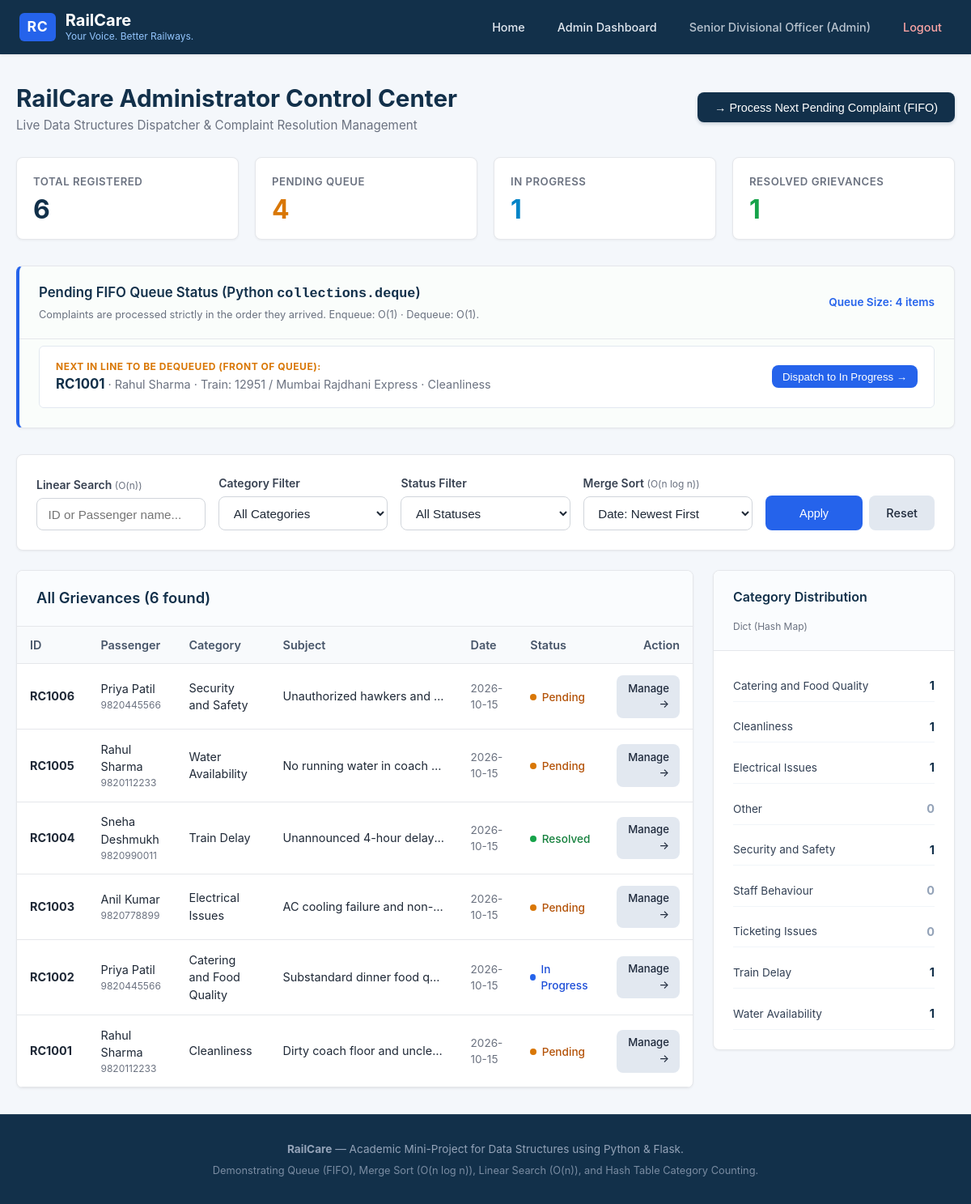
The page /admin/dashboard (signed in) on the database its author committed.
### tables this page shows
CREATE TABLE complaints (
        id INTEGER PRIMARY KEY AUTOINCREMENT,
        complaint_id TEXT UNIQUE NOT NULL,
        user_id INTEGER NOT NULL,
        train_number TEXT NOT NULL,
        pnr_number TEXT,
        journey_date DATE NOT NULL,
        category TEXT NOT NULL,
        subject TEXT NOT NULL,
        description TEXT NOT NULL,
        location TEXT,
        status TEXT NOT NULL CHECK(status IN ('Pending', 'In Progress', 'Resolved')),
        created_at DATETIME DEFAULT CURRENT_TIMESTAMP,
        updated_at DATETIME DEFAULT CURRENT_TIMESTAMP,
        FOREIGN KEY (user_id) REFERENCES users (id) ON DELETE CASCADE
    );

CREATE TABLE users (
        id INTEGER PRIMARY KEY AUTOINCREMENT,
        full_name TEXT NOT NULL,
        email TEXT UNIQUE NOT NULL,
        mobile TEXT NOT NULL,
        password_hash TEXT NOT NULL,
        is_admin INTEGER DEFAULT 0,
        created_at DATETIME DEFAULT CURRENT_TIMESTAMP
    );

### routes/admin.py (the view)
@admin_bp.route('/dashboard')
def dashboard():
    search_query = request.args.get('search', '').strip()
    selected_category = request.args.get('category', '').strip()
    selected_status = request.args.get('status', '').strip()
    sort_by = request.args.get('sort_by', 'created_at')
    sort_order = request.args.get('sort_order', 'desc')
    conn = get_db()
    cursor = conn.cursor()
    cursor.execute("""
        SELECT c.*, u.full_name as passenger_name, u.email as passenger_email, u.mobile as passenger_mobile
        FROM complaints c
        JOIN users u ON c.user_id = u.id
        ORDER BY c.created_at DESC;
    """)
    rows = cursor.fetchall()
    conn.close()
    all_complaints = [dict(row) for row in rows]
    summary = {
        'total': len(all_complaints),
        'pending': sum(1 for c in all_complaints if c['status'] == 'Pending'),
        'in_progress': sum(1 for c in all_complaints if c['status'] == 'In Progress'),
        'resolved': sum(1 for c in all_complaints if c['status'] == 'Resolved')
    }
    category_counts = count_complaints_by_category(all_complaints)
    filtered_complaints = list(all_complaints)
    if search_query:
        filtered_complaints = linear_search_complaints(filtered_complaints, search_query)
    if selected_category and selected_category in Config.ALLOWED_CATEGORIES:
        filtered_complaints = [c for c in filtered_complaints if c.get('category') == selected_category]
    if selected_status and selected_status in Config.VALID_STATUSES:
        filtered_complaints = [c for c in filtered_complaints if c.get('status') == selected_status]
    is_reverse = (sort_order.lower() == 'desc')
    sorted_complaints = merge_sort_complaints(filtered_complaints, sort_key=sort_by, reverse=is_reverse)
    queue_items = pending_complaint_queue.to_list()
    next_in_queue = pending_complaint_queue.peek()
    return render_template(
        'admin_dashboard.html',
        summary=summary,
        complaints=sorted_complaints,
        category_counts=category_counts,
        allowed_categories=sorted(Config.ALLOWED_CATEGORIES),
        queue_items=queue_items,
        next_in_queue=next_in_queue,
        queue_size=pending_complaint_queue.size(),
        search_query=search_query,
        selected_category=selected_category,
        selected_status=selected_status,
        sort_by=sort_by,
        sort_order=sort_order
    )

### templates/admin_dashboard.html (shortened to what this page needs)
{% extends 'base.html' %}
{% block content %}
<div style="display: flex; justify-content: space-between; align-items: center; margin-bottom: 1.75rem; flex-wrap: wrap; gap: 1rem;">
  <div>
    <h1 style="font-size: 1.85rem; color: var(--color-primary); font-weight: 700;">
      RailCare Administrator Control Center
    </h1>
    <p style="color: var(--color-text-muted); font-size: 0.95rem;">
      Live Data Structures Dispatcher & Complaint Resolution Management
    </p>
  </div>
  <div style="display: flex; gap: 0.75rem;">
    <form method="POST" action="{{ url_for('admin.process_next_complaint') }}">
      <button type="submit" id="btn-process-fifo" class="btn btn-navy" style="box-shadow: 0 2px 4px rgba(18, 48, 74, 0.2);" {% if queue_size == 0 %}disabled style="opacity: 0.6; cursor: not-allowed;"{% endif %}>
        &rarr; Process Next Pending Complaint (FIFO)
      </button>
    </form>
  </div>
</div>
<div class="metrics-grid">
  <div class="metric-card">
    <div class="metric-label">Total Registered</div>
    <div class="metric-value">{{ summary.total }}</div>
  </div>
  <div class="metric-card">
    <div class="metric-label">Pending Queue</div>
    <div class="metric-value pending">{{ summary.pending }}</div>
  </div>
  <div class="metric-card">
    <div class="metric-label">In Progress</div>
    <div class="metric-value in-progress">{{ summary.in_progress }}</div>
  </div>
  <div class="metric-card">
    <div class="metric-label">Resolved Grievances</div>
    <div class="metric-value resolved">{{ summary.resolved }}</div>
  </div>
</div>
<div class="card" style="border-left: 4px solid var(--color-secondary); background: #FAFDFB;">
  <div class="card-header" style="background: transparent;">
    <div>
      <h3 style="color: var(--color-primary); font-size: 1.05rem;">
        Pending FIFO Queue Status (Python <code>collections.deque</code>)
      </h3>
      <p style="font-size: 0.8rem; color: var(--color-text-muted); margin-top: 0.2rem;">
        Complaints are processed strictly in the order they arrived. Enqueue: O(1) · Dequeue: O(1).
      </p>
    </div>
    <div style="font-size: 0.85rem; font-weight: 600; color: var(--color-secondary);">
      Queue Size: {{ queue_size }} item{% if queue_size != 1 %}s{% endif %}
    </div>
  </div>
  <div class="card-body" style="padding-top: 0.5rem;">
    {% if next_in_queue %}
      <div style="display: flex; align-items: center; justify-content: space-between; flex-wrap: wrap; gap: 1rem; background: #FFFFFF; padding: 1rem 1.25rem; border: 1px solid #E2E8F0; border-radius: 6px;">
        <div>
          <span style="font-size: 0.75rem; text-transform: uppercase; letter-spacing: 0.5px; color: var(--color-warning); font-weight: 700; display: block;">
            Next in line to be dequeued (Front of Queue):
          </span>
          <strong style="color: var(--color-primary); font-size: 1.05rem;">
            {{ next_in_queue.complaint_id }}
          </strong>
          <span style="color: var(--color-text-muted); font-size: 0.9rem;">
            · {{ next_in_queue.passenger_name }} · Train: {{ next_in_queue.train_number }} · {{ next_in_queue.category }}
          </span>
        </div>
        <form method="POST" action="{{ url_for('admin.process_next_complaint') }}">
          <button type="submit" class="btn btn-sm btn-primary">
            Dispatch to In Progress &rarr;
          </button>
        </form>
      </div>
    {% else %}
      <div style="font-size: 0.875rem; color: var(--color-text-muted);">
        Queue is empty. No pending complaints currently awaiting dispatch.
      </div>
    {% endif %}
  </div>
</div>
<div class="card" style="margin-bottom: 1.5rem;">
  <div class="card-body">
    <form method="GET" action="{{ url_for('admin.dashboard') }}" style="display: grid; grid-template-columns: repeat(auto-fit, minmax(200px, 1fr)); gap: 1rem; align-items: flex-end;">
      <div>
        <label class="form-label" for="search">
          Linear Search <span style="font-weight: 400; color: var(--color-text-muted); font-size: 0.75rem;">(O(n))</span>
        </label>
        <input type="text" id="search" name="search" class="form-control" placeholder="ID or Passenger name..." value="{{ search_query }}">
      </div>
      <div>
        <label class="form-label" for="category">Category Filter</label>
        <select id="category" name="category" class="form-select">
          <option value="">All Categories</option>
        </select>
      </div>
      <div>
        <label class="form-label" for="status">Status Filter</label>
        <select id="status" name="status" class="form-select">
          <option value="">All Statuses</option>
        </select>
      </div>
      <div>
        <label class="form-label" for="sort_order">
          Merge Sort <span style="font-weight: 400; color: var(--color-text-muted); font-size: 0.75rem;">(O(n log n))</span>
        </label>
        <select id="sort_order" name="sort_order" class="form-select">
          <option value="desc" {% if sort_order == 'desc' %}selected{% endif %}>Date: Newest First</option>
        </select>
      </div>
      <div style="display: flex; gap: 0.5rem;">
        <button type="submit" class="btn btn-primary" style="flex: 1;">
          Apply
        </button>
        <a href="{{ url_for('admin.dashboard') }}" class="btn btn-secondary">
          Reset
        </a>
      </div>
    </form>
  </div>
</div>
<div style="display: grid; grid-template-columns: 2.8fr 1fr; gap: 1.5rem; align-items: flex-start;">
  <div class="card" style="margin-bottom: 0;">
    <div class="card-header">
      <h3>All Grievances ({{ complaints|length }} found)</h3>
    </div>
    <div class="card-body" style="padding: 0;">
      {% if complaints %}
        <div class="table-responsive">
          <table class="data-table">
            <thead>
              <tr>
                <th>ID</th>
                <th>Passenger</th>
                <th>Category</th>
                <th>Subject</th>
                <th>Date</th>
                <th>Status</th>
                <th style="text-align: right;">Action</th>
              </tr>
            </thead>
            <tbody>
              {% for c in complaints %}
                <tr>
                  <td><strong>{{ c.complaint_id }}</strong></td>
                  <td>
                    <div>{{ c.passenger_name }}</div>
                    <div style="font-size: 0.75rem; color: var(--color-text-muted);">{{ c.passenger_mobile }}</div>
                  </td>
                  <td>{{ c.category }}</td>
                  <td>
                    <div style="max-width: 200px; white-space: nowrap; overflow: hidden; text-overflow: ellipsis;" title="{{ c.subject }}">
                      {{ c.subject }}
                    </div>
                  </td>
                  <td style="font-size: 0.85rem; color: var(--color-text-muted);">
                    {{ c.created_at[:10] }}
                  </td>
                  <td>
                    {% if c.status == 'Pending' %}
                      <span class="status-indicator status-pending"><span class="status-dot"></span>Pending</span>
                    {% elif c.status == 'In Progress' %}
                      <span class="status-indicator status-in-progress"><span class="status-dot"></span>In Progress</span>
                    {% else %}
                      <span class="status-indicator status-resolved"><span class="status-dot"></span>Resolved</span>
                    {% endif %}
                  </td>
                  <td style="text-align: right;">
                    <a href="{{ url_for('complaints.track_complaint', complaint_id=c.complaint_id) }}" class="btn btn-secondary btn-sm">
                      Manage &rarr;
                    </a>
                  </td>
                </tr>
              {% endfor %}
            </tbody>
          </table>
        </div>
      {% endif %}
    </div>
  </div>
  <div class="card" style="margin-bottom: 0;">
    <div class="card-header">
      <h3 style="font-size: 1rem;">Category Distribution</h3>
      <span style="font-size: 0.75rem; color: var(--color-text-muted);">Dict (Hash Map)</span>
    </div>
    <div class="card-body">
      <div class="category-bars">
        {% for cat, count in category_counts.items() %}
          <div class="category-bar-item">
            <span style="font-size: 0.85rem; color: #334155;">{{ cat }}</span>
            <strong style="color: {% if count > 0 %}var(--color-primary){% else %}#94A3B8{% endif %}; font-size: 0.9rem;">
              {{ count }}
            </strong>
          </div>
        {% endfor %}
      </div>
    </div>
  </div>
</div>
{% endblock %}

### templates/base.html (shortened to what this page needs)
<!DOCTYPE html>
<html lang="en">
<head>
  <link rel="stylesheet" href="{{ url_for('static', filename='css/style.css') }}">
</head>
<body>
  <header class="navbar">
    <div class="navbar-container">
      <a href="{{ url_for('index') }}" class="brand-link">
        <span class="brand-logo-badge">RC</span>
        <div class="brand-text">
          <h1>RailCare</h1>
          <p>Your Voice. Better Railways.</p>
        </div>
      </a>
      <nav>
        <ul class="nav-menu">
          <li><a href="{{ url_for('index') }}" class="nav-link">Home</a></li>
          {% if session.get('user_id') %}
            {% if session.get('is_admin') %}
              <li><a href="{{ url_for('admin.dashboard') }}" class="nav-link">Admin Dashboard</a></li>
            {% else %}
              <li><a href="{{ url_for('user.dashboard') }}" class="nav-link">My Dashboard</a></li>
              <li><a href="{{ url_for('complaints.register_complaint') }}" class="nav-link nav-btn-primary">+ New Complaint</a></li>
            {% endif %}
            <li><span class="nav-link" style="opacity: 0.8;">{{ session.get('user_name') }}</span></li>
            <li><a href="{{ url_for('auth.logout') }}" class="nav-link" style="color: #FCA5A5;">Logout</a></li>
          {% else %}
            <li><a href="{{ url_for('auth.login') }}" class="nav-link">Passenger Login</a></li>
            <li><a href="{{ url_for('auth.register') }}" class="nav-link nav-btn-primary">Register</a></li>
            <li><a href="{{ url_for('auth.admin_login') }}" class="nav-link" style="color: #93C5FD;">Admin Portal</a></li>
          {% endif %}
        </ul>
      </nav>
    </div>
  </header>
  <main class="container">
    {% block content %}{% endblock %}
  </main>
  <footer class="footer">
    <div class="footer-container">
      <p><strong>RailCare</strong> — Academic Mini-Project for Data Structures using Python & Flask.</p>
      <p style="margin-top: 0.4rem; font-size: 0.8rem; opacity: 0.8;">
        Demonstrating Queue (FIFO), Merge Sort (O(n log n)), Linear Search (O(n)), and Hash Table Category Counting.
      </p>
    </div>
  </footer>
</body>
</html>

### rows shown on the page
complaints: complaint_id "RC1001", train_number "12951 / Mumbai Rajdhani Express", category "Cleanliness", passenger_name "Rahul Sharma", passenger_mobile "9820112233", subject "Dirty coach floor and uncle…", created_at "2026-10-15", status "Pending" (drawn), id "1"
users: passenger_name "Rahul Sharma"
complaints: complaint_id "RC1006", passenger_name "Priya Patil", passenger_mobile "9820445566", category "Security and Safety", subject "Unauthorized hawkers and…", created_at "2026-10-15", status "Pending" (drawn)
complaints: complaint_id "RC1005", passenger_name "Rahul Sharma", passenger_mobile "9820112233", category "Water Availability", subject "No running water in coach…", created_at "2026-10-15", status "Pending" (drawn)
complaints: complaint_id "RC1004", passenger_name "Sneha Deshmukh", passenger_mobile "9820990011", category "Train Delay", subject "Unannounced 4-hour delay…", created_at "2026-10-15", status "Resolved" (drawn)
complaints: complaint_id "RC1003", passenger_name "Anil Kumar", passenger_mobile "9820778899", category "Electrical Issues", subject "AC cooling failure and non-…", created_at "2026-10-15", status "Pending" (drawn)
complaints: complaint_id "RC1002", passenger_name "Priya Patil", passenger_mobile "9820445566", category "Catering and Food Quality", subject "Substandard dinner food q…", created_at "2026-10-15", status "In Progress" (drawn)

### other values the page prints
{{ session.get('user_name') }} "Senior Divisional Officer (Admin)"
{{ summary.total }} "6"
{{ summary.pending }} "4"
{{ summary.in_progress }} "1"
{{ summary.resolved }} "1"
{{ queue_size }} "4"
{{ complaints|length }} "6"
{{ cat }} "Catering and Food Quality" "Electrical Issues" "Other" "Security and Safety" "Staff Behaviour" "Ticketing Issues" "Train Delay" "Water Availability"
{{ count }} "1" "1" "0" "1" "0" "0" "1" "1"
